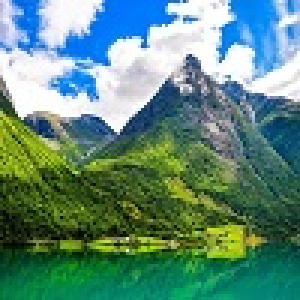
#> input picture masking/1.jpg, 100 x 100 px (shown 3 times larger)
$ jupyter execute ZeynabKhorshidi.ipynb
#> lines starting #> are read from the running program, lines starting #| are printed output that depends on the picture
<div class="alert alert-block alert-success">
    <h1 align="center">Zeynab Khorshidi</h1>
</div>

[cell 1]
import numpy as np
import pandas as pd
import cv2

[cell 2]
image = cv2.imread('1.jpg',0)
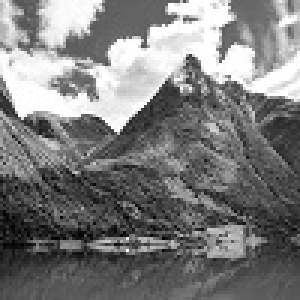
#> image: shape (100, 100) (shown 3 times larger); min 0, max 255, mean 123.3

[cell 3]
cv2.imshow('first',image)

[cell 4]
print(image)
#> (printed output is left out)

[cell 5]
image

[cell 6]
print('Height of image:',(image.shape[0],'pixels'))
#| Height of image: (100, 'pixels')
print('Width of image:',(image.shape[1],'pixels'))
#| Width of image: (100, 'pixels')

[cell 7]
first_mask=np.array([
    [1,1,1],
    [1,1,1],
    [1,1,1]
])

[cell 8]
print(first_mask)

[cell 9]
image_padding_3 = np.pad(image, (1, 1))
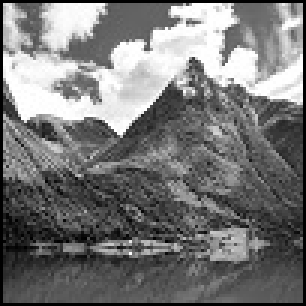
#> image_padding_3: shape (102, 102) (shown 3 times larger); min 0, max 255, mean 118.6
print(image_padding_3)
#> (printed output is left out)

[cell 10]
print('Height of image:',(image_padding_3.shape[0],'pixels'))
#| Height of image: (102, 'pixels')
print('Width of image:',(image_padding_3.shape[1],'pixels'))
#| Width of image: (102, 'pixels')

[cell 11]
sum_first_mask = np.sum(first_mask)
print(sum_first_mask)

[cell 12]
zarib_3 = 1/sum_first_mask
print(zarib_3)

[cell 13]
for i in range(100):
    for j in range(100):
        image_padding_3[i+1][j+1] = ((image_padding_3[i][j] * zarib_3)
                                  + (image_padding_3[i][j+1] * zarib_3)
                                  + (image_padding_3[i][j+2] * zarib_3)
                                  + (image_padding_3[i+1][j] * zarib_3)
                                  + (image_padding_3[i+1][j+1] * zarib_3)
                                  + (image_padding_3[i+1][j+2] * zarib_3)
                                  + (image_padding_3[i+2][j] * zarib_3)
                                  + (image_padding_3[i+2][j+1] * zarib_3)
                                  + (image_padding_3[i+2][j+2] * zarib_3))
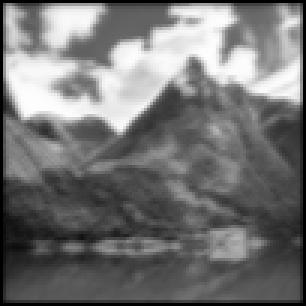
#> image_padding_3: shape (102, 102) (shown 3 times larger); min 0, max 254, mean 115.4

[cell 14]
print(image_padding_3)
#> (printed output is left out)

[cell 15]
image_padding_3 = image_padding_3[1:-1,1:-1]
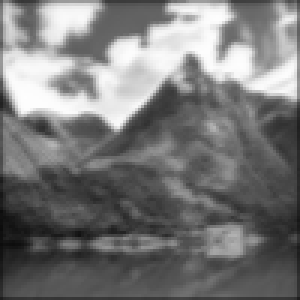
#> image_padding_3: shape (100, 100) (shown 3 times larger); min 12, max 254, mean 120.1

[cell 16]
print(image_padding_3)
#> (printed output is left out)

[cell 17]
cv2.imshow("End3",image_padding_3)

[cell 18]
second_mask=np.array([
    [1,1,1,1,1],
    [1,1,1,1,1],
    [1,1,1,1,1],
    [1,1,1,1,1],
    [1,1,1,1,1]
])

[cell 19]
print(second_mask)

[cell 20]
image_padding_5 = np.pad(image, (2, 2))
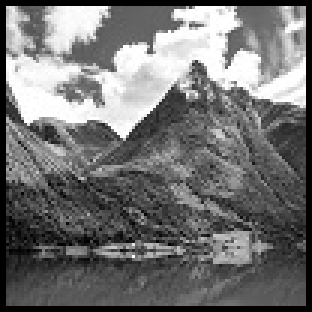
#> image_padding_5: shape (104, 104) (shown 3 times larger); min 0, max 255, mean 114
print(image_padding_5)
#> (printed output is left out)

[cell 21]
print('Height of image:',(image_padding_5.shape[0],'pixels'))
#| Height of image: (104, 'pixels')
print('Width of image:',(image_padding_5.shape[1],'pixels'))
#| Width of image: (104, 'pixels')

[cell 22]
sum_second_mask = np.sum(second_mask)
print(sum_second_mask)

[cell 23]
zarib_5 = 1/sum_second_mask
print(zarib_5)

[cell 24]
for i in range(100):
    for j in range(100):
        image_padding_5[i+2][j+2] = ((image_padding_5[i][j] * zarib_5)
        + (image_padding_5[i][j+1] * zarib_5)
        + (image_padding_5[i][j+2] * zarib_5)
        + (image_padding_5[i][j+3] * zarib_5)
        + (image_padding_5[i][j+4] * zarib_5)
        + (image_padding_5[i+1][j] * zarib_5)
        + (image_padding_5[i+1][j+1] * zarib_5)
        + (image_padding_5[i+1][j+2] * zarib_5)
        + (image_padding_5[i+1][j+3] * zarib_5)
        + (image_padding_5[i+1][j+4] * zarib_5)
        + (image_padding_5[i+2][j] * zarib_5)
        + (image_padding_5[i+2][j+1] * zarib_5)
        + (image_padding_5[i+2][j+2] * zarib_5)
        + (image_padding_5[i+2][j+3] * zarib_5)
        + (image_padding_5[i+2][j+4] * zarib_5)
        + (image_padding_5[i+3][j] * zarib_5)
        + (image_padding_5[i+3][j+1] * zarib_5)
        + (image_padding_5[i+3][j+2] * zarib_5)
        + (image_padding_5[i+3][j+3] * zarib_5)
        + (image_padding_5[i+3][j+4] * zarib_5)
        + (image_padding_5[i+4][j] * zarib_5)
        + (image_padding_5[i+4][j+1] * zarib_5)
        + (image_padding_5[i+4][j+2] * zarib_5)
        + (image_padding_5[i+4][j+3] * zarib_5)
        + (image_padding_5[i+4][j+4] * zarib_5))
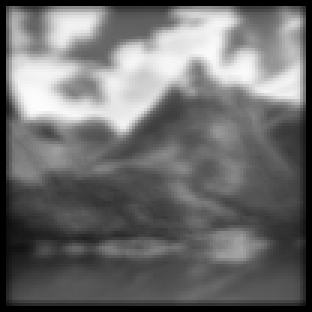
#> image_padding_5: shape (104, 104) (shown 3 times larger); min 0, max 252, mean 109

[cell 25]
print(image_padding_5)
#> (printed output is left out)

[cell 26]
image_padding_5 = image_padding_5[2:-2,2:-2]
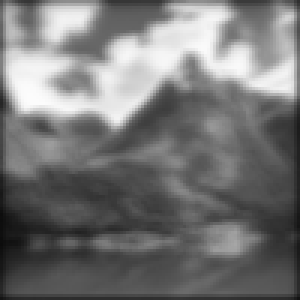
#> image_padding_5: shape (100, 100) (shown 3 times larger); min 12, max 252, mean 117.9

[cell 27]
print(image_padding_5)
#> (printed output is left out)
